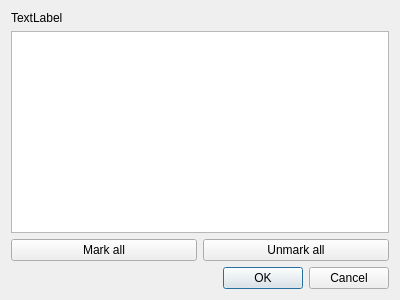
<?xml version="1.0" encoding="UTF-8"?>
<ui version="4.0">
 <class>SearchText</class>
 <widget class="QDialog" name="SearchText">
  <property name="geometry">
   <rect>
    <x>0</x>
    <y>0</y>
    <width>400</width>
    <height>300</height>
   </rect>
  </property>
  <property name="windowTitle">
   <string>Search</string>
  </property>
  <layout class="QVBoxLayout" name="verticalLayout">
   <item>
    <widget class="QLabel" name="Label_">
     <property name="text">
      <string notr="true">TextLabel</string>
     </property>
    </widget>
   </item>
   <item>
    <widget class="QTreeWidget" name="Tree_">
     <property name="rootIsDecorated">
      <bool>false</bool>
     </property>
     <property name="itemsExpandable">
      <bool>false</bool>
     </property>
     <property name="headerHidden">
      <bool>true</bool>
     </property>
     <column>
      <property name="text">
       <string notr="true">1</string>
      </property>
     </column>
    </widget>
   </item>
   <item>
    <layout class="QHBoxLayout" name="horizontalLayout">
     <item>
      <widget class="QPushButton" name="MarkAll_">
       <property name="text">
        <string>Mark all</string>
       </property>
      </widget>
     </item>
     <item>
      <widget class="QPushButton" name="UnmarkAll_">
       <property name="text">
        <string>Unmark all</string>
       </property>
      </widget>
     </item>
    </layout>
   </item>
   <item>
    <widget class="QDialogButtonBox" name="buttonBox">
     <property name="orientation">
      <enum>Qt::Horizontal</enum>
     </property>
     <property name="standardButtons">
      <set>QDialogButtonBox::Cancel|QDialogButtonBox::Ok</set>
     </property>
    </widget>
   </item>
  </layout>
 </widget>
 <resources/>
 <connections>
  <connection>
   <sender>buttonBox</sender>
   <signal>accepted()</signal>
   <receiver>SearchText</receiver>
   <slot>accept()</slot>
   <hints>
    <hint type="sourcelabel">
     <x>248</x>
     <y>254</y>
    </hint>
    <hint type="destinationlabel">
     <x>157</x>
     <y>274</y>
    </hint>
   </hints>
  </connection>
  <connection>
   <sender>buttonBox</sender>
   <signal>rejected()</signal>
   <receiver>SearchText</receiver>
   <slot>reject()</slot>
   <hints>
    <hint type="sourcelabel">
     <x>316</x>
     <y>260</y>
    </hint>
    <hint type="destinationlabel">
     <x>286</x>
     <y>274</y>
    </hint>
   </hints>
  </connection>
 </connections>
</ui>
